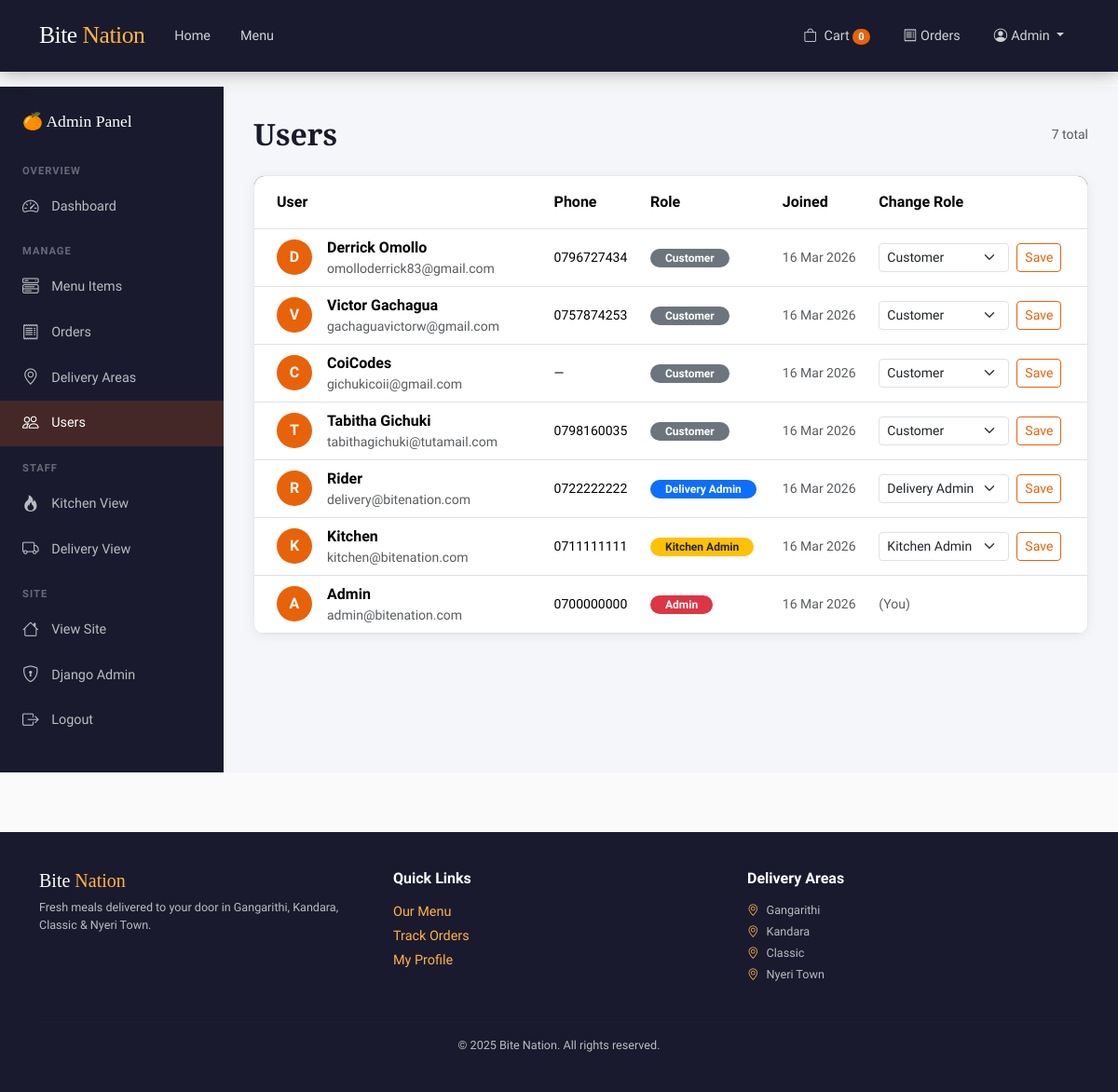
The page /admin-panel/users/ (signed in) on the database its author committed.
### core/models.py (models this page shows, shortened)
class User(AbstractUser):
    ROLE_CHOICES = [
        ('customer', 'Customer'),
        ('kitchen', 'Kitchen Admin'),
        ('delivery', 'Delivery Admin'),
        ('admin', 'Admin'),
    ]
    phone = models.CharField(max_length=20, default='')
    address = models.TextField(default='')
    role = models.CharField(max_length=20, choices=ROLE_CHOICES, default='customer')
    email_verified = models.BooleanField(default=False)
    email_token = models.CharField(max_length=64, default='', blank=True)
    otp_code = models.CharField(max_length=6, default='', blank=True)
    otp_expires = models.DateTimeField(null=True, blank=True)

### core/views.py (the view)
# urls.py: path('admin-panel/users/', views.admin_users, name='admin_users'),
@admin_required
def admin_users(request):
    users = User.objects.all().order_by('-date_joined')
    return render(request, 'admin_panel/users.html', {'users': users})

### core/views.py (called while the page is built)
def role_required(*roles):
    def decorator(f):
        @wraps(f)
        def wrapped(request, *args, **kwargs):
            if not request.user.is_authenticated:
                messages.warning(request, 'Please log in to continue.')
                return redirect('login')
            if request.user.is_superuser or request.user.role in roles:
                return f(request, *args, **kwargs)
            messages.error(request, 'Access denied.')
            return redirect('index')
        return wrapped
    return decorator

### core/templates/admin_panel/users.html (shortened to what this page needs)
{% extends "admin_panel/base.html" %}
{% block users_active %}active{% endblock %}
{% block admin_content %}
<div class="d-flex justify-content-between align-items-center mb-4">
  <h2 class="fw-bold mb-0" style="font-family:'Libre Baskerville',serif;">Users</h2>
  <span class="text-muted small">{{ users|length }} total</span>
</div>
<div class="card p-0" style="overflow:hidden;">
  <div class="table-responsive">
    <table class="table table-hover align-middle mb-0">
      <thead style="background:var(--dark);color:white;">
        <tr>
          <th class="py-3 px-4">User</th>
          <th class="py-3">Phone</th>
          <th class="py-3">Role</th>
          <th class="py-3">Joined</th>
          <th class="py-3">Change Role</th>
        </tr>
      </thead>
      <tbody>
        {% for u in users %}
        <tr>
          <td class="px-4">
            <div class="d-flex align-items-center gap-3">
              <div style="width:38px;height:38px;border-radius:50%;background:var(--primary);color:white;display:flex;align-items:center;justify-content:center;font-weight:700;">
                {{ u.first_name.0|default:u.username.0|upper }}
              </div>
              <div>
                <div class="fw-bold">{{ u.first_name|default:u.username }}</div>
                <div class="text-muted small">{{ u.email }}</div>
              </div>
            </div>
          </td>
          <td class="small">{{ u.phone|default:"—" }}</td>
          <td>
            <span class="badge rounded-pill px-3
              {% if u.role == 'admin' %}bg-danger
              {% elif u.role == 'kitchen' %}bg-warning text-dark
              {% elif u.role == 'delivery' %}bg-primary
              {% else %}bg-secondary{% endif %}">
              {{ u.get_role_display }}
            </span>
          </td>
          <td class="text-muted small">{{ u.date_joined|date:"d M Y" }}</td>
          <td>
            {% if u.id != request.user.id %}
            <form method="POST" action="{% url 'update_user_role' u.id %}" class="d-flex gap-2 align-items-center">
              <select name="role" class="form-select form-select-sm" style="width:140px;">
                <option value="customer" {% if u.role == 'customer' %}selected{% endif %}>Customer</option>
                <option value="kitchen" {% if u.role == 'kitchen' %}selected{% endif %}>Kitchen Admin</option>
                <option value="delivery" {% if u.role == 'delivery' %}selected{% endif %}>Delivery Admin</option>
              </select>
              <button type="submit" class="btn btn-sm btn-outline-primary">Save</button>
            </form>
            {% else %}
            <span class="text-muted small">(You)</span>
            {% endif %}
          </td>
        </tr>
        {% endfor %}
      </tbody>
    </table>
  </div>
</div>
{% endblock %}

### core/templates/core/base.html (shortened to what this page needs)
<!DOCTYPE html>
<html lang="en">
<head>
  <link href="https://cdn.jsdelivr.net/npm/bootstrap@5.3.2/dist/css/bootstrap.min.css" rel="stylesheet">
  <link href="https://cdn.jsdelivr.net/npm/bootstrap-icons@1.11.3/font/bootstrap-icons.css" rel="stylesheet">
</head>
<body>
<nav class="navbar navbar-expand-lg">
  <div class="container">
    <a class="navbar-brand" href="{% url 'index' %}">Bite <span>Nation</span></a>
    <div class="collapse navbar-collapse" id="navMain">
      <ul class="navbar-nav me-auto">
        <li class="nav-item"><a class="nav-link" href="{% url 'index' %}">Home</a></li>
        <li class="nav-item"><a class="nav-link" href="{% url 'menu' %}">Menu</a></li>
      </ul>
      <ul class="navbar-nav ms-auto align-items-center gap-1">
        {% if user.is_authenticated %}
          <li class="nav-item">
            <a class="nav-link position-relative" href="{% url 'cart' %}">
              <i class="bi bi-bag me-1"></i> Cart
              <span class="cart-badge" id="nav-cart-count">0</span>
            </a>
          </li>
          <li class="nav-item"><a class="nav-link" href="{% url 'my_orders' %}"><i class="bi bi-receipt me-1"></i>Orders</a></li>
          <li class="nav-item dropdown">
            <a class="nav-link dropdown-toggle" href="#" data-bs-toggle="dropdown">
              <i class="bi bi-person-circle me-1"></i>{{ user.first_name|default:user.username }}
            </a>
          </li>
        {% else %}
          <li class="nav-item"><a class="nav-link" href="{% url 'login' %}">Login</a></li>
          <li class="nav-item">
            <a class="btn btn-primary btn-sm px-3 ms-2" href="{% url 'register' %}">Sign Up</a>
          </li>
        {% endif %}
      </ul>
    </div>
  </div>
</nav>
{% block content %}{% endblock %}
<footer>
  <div class="container">
    <div class="row g-4">
      <div class="col-md-4">
        <h5 style="font-family:'Libre Baskerville',serif; color:white;">Bite <span style="color:var(--accent);">Nation</span></h5>
        <p class="mt-2 small">Fresh meals delivered to your door in Gangarithi, Kandara, Classic &amp; Nyeri Town.</p>
      </div>
      <div class="col-md-4">
        <h6 class="text-white fw-bold mb-3">Quick Links</h6>
        <div class="d-flex flex-column gap-1">
          <a href="{% url 'menu' %}">Our Menu</a>
          <a href="{% url 'my_orders' %}">Track Orders</a>
          <a href="{% url 'profile' %}">My Profile</a>
        </div>
      </div>
      <div class="col-md-4">
        <h6 class="text-white fw-bold mb-3">Delivery Areas</h6>
        <p class="small mb-1"><i class="bi bi-geo-alt me-2" style="color:var(--accent);"></i>Gangarithi</p>
        <p class="small mb-1"><i class="bi bi-geo-alt me-2" style="color:var(--accent);"></i>Kandara</p>
        <p class="small mb-1"><i class="bi bi-geo-alt me-2" style="color:var(--accent);"></i>Classic</p>
        <p class="small"><i class="bi bi-geo-alt me-2" style="color:var(--accent);"></i>Nyeri Town</p>
      </div>
    </div>
    <hr class="mt-4" style="border-color: rgba(255,255,255,0.1);">
    <p class="text-center mb-0 small">&copy; 2025 Bite Nation. All rights reserved.</p>
  </div>
</footer>
</body>
</html>

### rows shown on the page
User: first_name "Admin", first_name.0 "A", email "admin@bitenation.com", phone "0700000000", role "Admin", date_joined "16 Mar 2026", shows "(You)"
User: first_name.0 "D", first_name "Derrick Omollo", email "omolloderrick83@gmail.com", phone "0796727434", role "Customer", date_joined "16 Mar 2026"
User: first_name.0 "V", first_name "Victor Gachagua", email "gachaguavictorw@gmail.com", phone "0757874253", role "Customer", date_joined "16 Mar 2026"
User: first_name.0 "C", first_name "CoiCodes", email "gichukicoii@gmail.com", phone "—", role "Customer", date_joined "16 Mar 2026"
User: first_name.0 "T", first_name "Tabitha Gichuki", email "tabithagichuki@tutamail.com", phone "0798160035", role "Customer", date_joined "16 Mar 2026"
User: first_name.0 "R", first_name "Rider", email "delivery@bitenation.com", phone "0722222222", role "Delivery Admin", date_joined "16 Mar 2026"
User: first_name.0 "K", first_name "Kitchen", email "kitchen@bitenation.com", phone "0711111111", role "Kitchen Admin", date_joined "16 Mar 2026"

### other values the page prints
{{ users|length }} "7"
